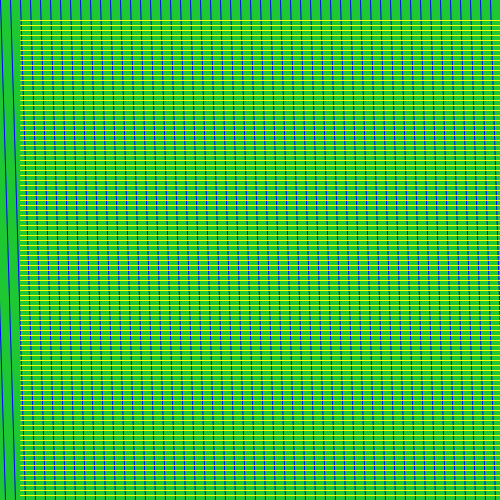
Frame 1 (no input)
Frame 60 (the mouse pressed at the canvas centre just before this capture): identical to frame 1, image omitted
Frame 120 (the mouse held since frame 60 and released just before this capture): identical to frame 1, image omitted

The Processing sketch that drew this single still picture (run headless with seeded random() and noise(); from frame 60 on, the mouse is pressed at the canvas centre):

// Processing sketch: d05_hw5_code
// ── d05_hw5_code.pde
int x;

void setup() {
  size(500, 500);
  
}

void draw() {
 background(30, 200, 50);
 stroke(0, 0, 255);
 for (int x = -30; x<500; x +=10) {
   line(x, 0, x+15, 500);
 }
 stroke(255, 255, 0);  
 for (int x = 20; x <=500; x +=5) {
   line(20, x, 500, x);
 }
}
